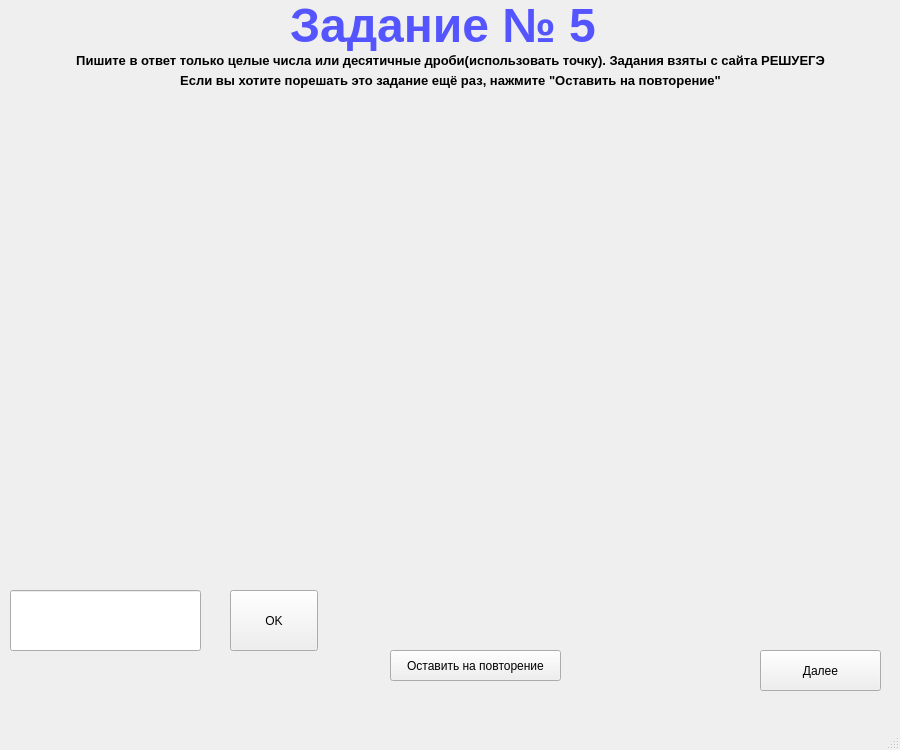
<?xml version="1.0" encoding="UTF-8"?>
<ui version="4.0">
 <class>MainWindow</class>
 <widget class="QMainWindow" name="MainWindow">
  <property name="geometry">
   <rect>
    <x>0</x>
    <y>0</y>
    <width>900</width>
    <height>750</height>
   </rect>
  </property>
  <property name="windowTitle">
   <string>MainWindow</string>
  </property>
  <widget class="QWidget" name="centralwidget">
   <widget class="QLabel" name="label">
    <property name="geometry">
     <rect>
      <x>290</x>
      <y>0</y>
      <width>321</width>
      <height>51</height>
     </rect>
    </property>
    <property name="palette">
     <palette>
      <active>
       <colorrole role="WindowText">
        <brush brushstyle="SolidPattern">
         <color alpha="255">
          <red>85</red>
          <green>85</green>
          <blue>255</blue>
         </color>
        </brush>
       </colorrole>
      </active>
      <inactive>
       <colorrole role="WindowText">
        <brush brushstyle="SolidPattern">
         <color alpha="255">
          <red>85</red>
          <green>85</green>
          <blue>255</blue>
         </color>
        </brush>
       </colorrole>
      </inactive>
      <disabled>
       <colorrole role="WindowText">
        <brush brushstyle="SolidPattern">
         <color alpha="255">
          <red>160</red>
          <green>162</green>
          <blue>164</blue>
         </color>
        </brush>
       </colorrole>
      </disabled>
     </palette>
    </property>
    <property name="font">
     <font>
      <pointsize>36</pointsize>
      <weight>75</weight>
      <bold>true</bold>
     </font>
    </property>
    <property name="text">
     <string>Задание № 5</string>
    </property>
   </widget>
   <widget class="QLabel" name="label_2">
    <property name="geometry">
     <rect>
      <x>0</x>
      <y>50</y>
      <width>901</width>
      <height>21</height>
     </rect>
    </property>
    <property name="font">
     <font>
      <pointsize>10</pointsize>
      <weight>75</weight>
      <bold>true</bold>
     </font>
    </property>
    <property name="text">
     <string>Пишите в ответ только целые числа или десятичные дроби(использовать точку). Задания взяты с сайта РЕШУЕГЭ</string>
    </property>
    <property name="alignment">
     <set>Qt::AlignCenter</set>
    </property>
   </widget>
   <widget class="QLabel" name="color_fon">
    <property name="geometry">
     <rect>
      <x>20</x>
      <y>100</y>
      <width>840</width>
      <height>411</height>
     </rect>
    </property>
    <property name="text">
     <string/>
    </property>
   </widget>
   <widget class="QLabel" name="t_or_f_p1">
    <property name="geometry">
     <rect>
      <x>50</x>
      <y>520</y>
      <width>761</width>
      <height>51</height>
     </rect>
    </property>
    <property name="text">
     <string/>
    </property>
   </widget>
   <widget class="QLineEdit" name="ans_p1">
    <property name="geometry">
     <rect>
      <x>10</x>
      <y>590</y>
      <width>191</width>
      <height>61</height>
     </rect>
    </property>
   </widget>
   <widget class="QPushButton" name="btn_ok_p1">
    <property name="geometry">
     <rect>
      <x>230</x>
      <y>590</y>
      <width>88</width>
      <height>61</height>
     </rect>
    </property>
    <property name="text">
     <string>OK</string>
    </property>
   </widget>
   <widget class="QPushButton" name="btn_next_p1">
    <property name="geometry">
     <rect>
      <x>760</x>
      <y>650</y>
      <width>121</width>
      <height>41</height>
     </rect>
    </property>
    <property name="text">
     <string>Далее</string>
    </property>
   </widget>
   <widget class="QPushButton" name="btn_repeat">
    <property name="geometry">
     <rect>
      <x>390</x>
      <y>650</y>
      <width>171</width>
      <height>31</height>
     </rect>
    </property>
    <property name="text">
     <string>Оставить на повторение</string>
    </property>
   </widget>
   <widget class="QLabel" name="label_3">
    <property name="geometry">
     <rect>
      <x>10</x>
      <y>70</y>
      <width>881</width>
      <height>21</height>
     </rect>
    </property>
    <property name="font">
     <font>
      <pointsize>10</pointsize>
      <weight>75</weight>
      <bold>true</bold>
     </font>
    </property>
    <property name="text">
     <string>Если вы хотите порешать это задание ещё раз, нажмите &quot;Оставить на повторение&quot;</string>
    </property>
    <property name="alignment">
     <set>Qt::AlignCenter</set>
    </property>
   </widget>
   <widget class="QLabel" name="problem_1">
    <property name="geometry">
     <rect>
      <x>20</x>
      <y>100</y>
      <width>851</width>
      <height>411</height>
     </rect>
    </property>
    <property name="text">
     <string/>
    </property>
    <property name="alignment">
     <set>Qt::AlignCenter</set>
    </property>
   </widget>
  </widget>
  <widget class="QMenuBar" name="menubar">
   <property name="geometry">
    <rect>
     <x>0</x>
     <y>0</y>
     <width>900</width>
     <height>30</height>
    </rect>
   </property>
  </widget>
  <widget class="QStatusBar" name="statusbar"/>
 </widget>
 <resources/>
 <connections/>
</ui>
